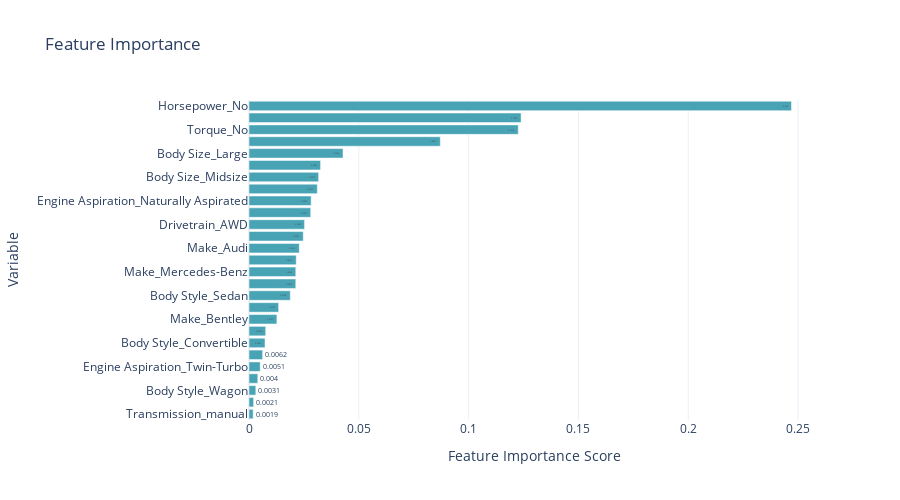

Notebook code cell kept with this figure:
### Markdown cell above
#### 6.4. Creating the Bar Graph

### Code cell
# creating our Bar chart

# Sort feature importance DataFrame by 'Feature Importance Score'
final_fi_sorted = final_fi.sort_values(by='Feature Importance Score', ascending=True)

# Create interactive bar chart with Plotly
fig = px.bar(
    final_fi_sorted,
    x='Feature Importance Score',
    y='Variable',
    orientation='h',
    title="Feature Importance",
    labels={'Feature Importance Score': 'Importance', 'Variable': 'Feature'},
    text='Feature Importance Score',
    color_discrete_sequence=['#48a3b4']  # Custom bar color
)
fig.update_layout(
    xaxis_title="Feature Importance Score",
    yaxis_title="Variable",
    template="plotly_white",
    height=500
)
fig.show()

### Figure 1 — Plotly figure (JSON) as saved in the notebook; plotly's stock layout.template omitted (floating-point values rounded to 4 significant figures)
{"data": [{"alignmentgroup": "True", "hovertemplate": "Importance=%{text}<br>Feature=%{y}<extra></extra>", "legendgroup": "", "marker": {"color": "#48a3b4", "pattern": {"shape": ""}}, "name": "", "offsetgroup": "", "orientation": "h", "showlegend": false, "text": [0.0019, 0.0021, 0.0031, 0.004, 0.0051, 0.0062, 0.0073, 0.0076, 0.0127, 0.0135, 0.0188, 0.0213, 0.0213, 0.0215, 0.0229, 0.0247, 0.0253, 0.0281, 0.0283, 0.0311, 0.0317, 0.0326, 0.0428, 0.0871, 0.1226, 0.1239, 0.247], "textposition": "auto", "type": "bar", "x": [0.0019, 0.0021, 0.0031, 0.004, 0.0051, 0.0062, 0.0073, 0.0076, 0.0127, 0.0135, 0.0188, 0.0213, 0.0213, 0.0215, 0.0229, 0.0247, 0.0253, 0.0281, 0.0283, 0.0311, 0.0317, 0.0326, 0.0428, 0.0871, 0.1226, 0.1239, 0.247], "xaxis": "x", "y": ["Transmission_manual", "Transmission_automatic", "Body Style_Wagon", "Engine Aspiration_Electric Motor", "Engine Aspiration_Twin-Turbo", "Make_Nissan", "Body Style_Convertible", "Body Style_Coupe", "Make_Bentley", "Make_BMW", "Body Style_Sedan", "Body Size_Compact", "Make_Mercedes-Benz", "Body Style_Pickup Truck", "Make_Audi", "Body Style_Cargo Van", "Drivetrain_AWD", "Drivetrain_4WD", "Engine Aspiration_Naturally Aspirated", "Drivetrain_RWD", "Body Size_Midsize", "Body Style_SUV", "Body Size_Large", "Engine Aspiration_Turbocharged", "Torque_No", "Make_Ford", "Horsepower_No"], "yaxis": "y"}], "layout": {"barmode": "relative", "height": 500, "legend": {"tracegroupgap": 0}, "title": {"text": "Feature Importance"}, "xaxis": {"anchor": "y", "domain": [0, 1], "title": {"text": "Feature Importance Score"}}, "yaxis": {"anchor": "x", "domain": [0, 1], "title": {"text": "Variable"}}}}
